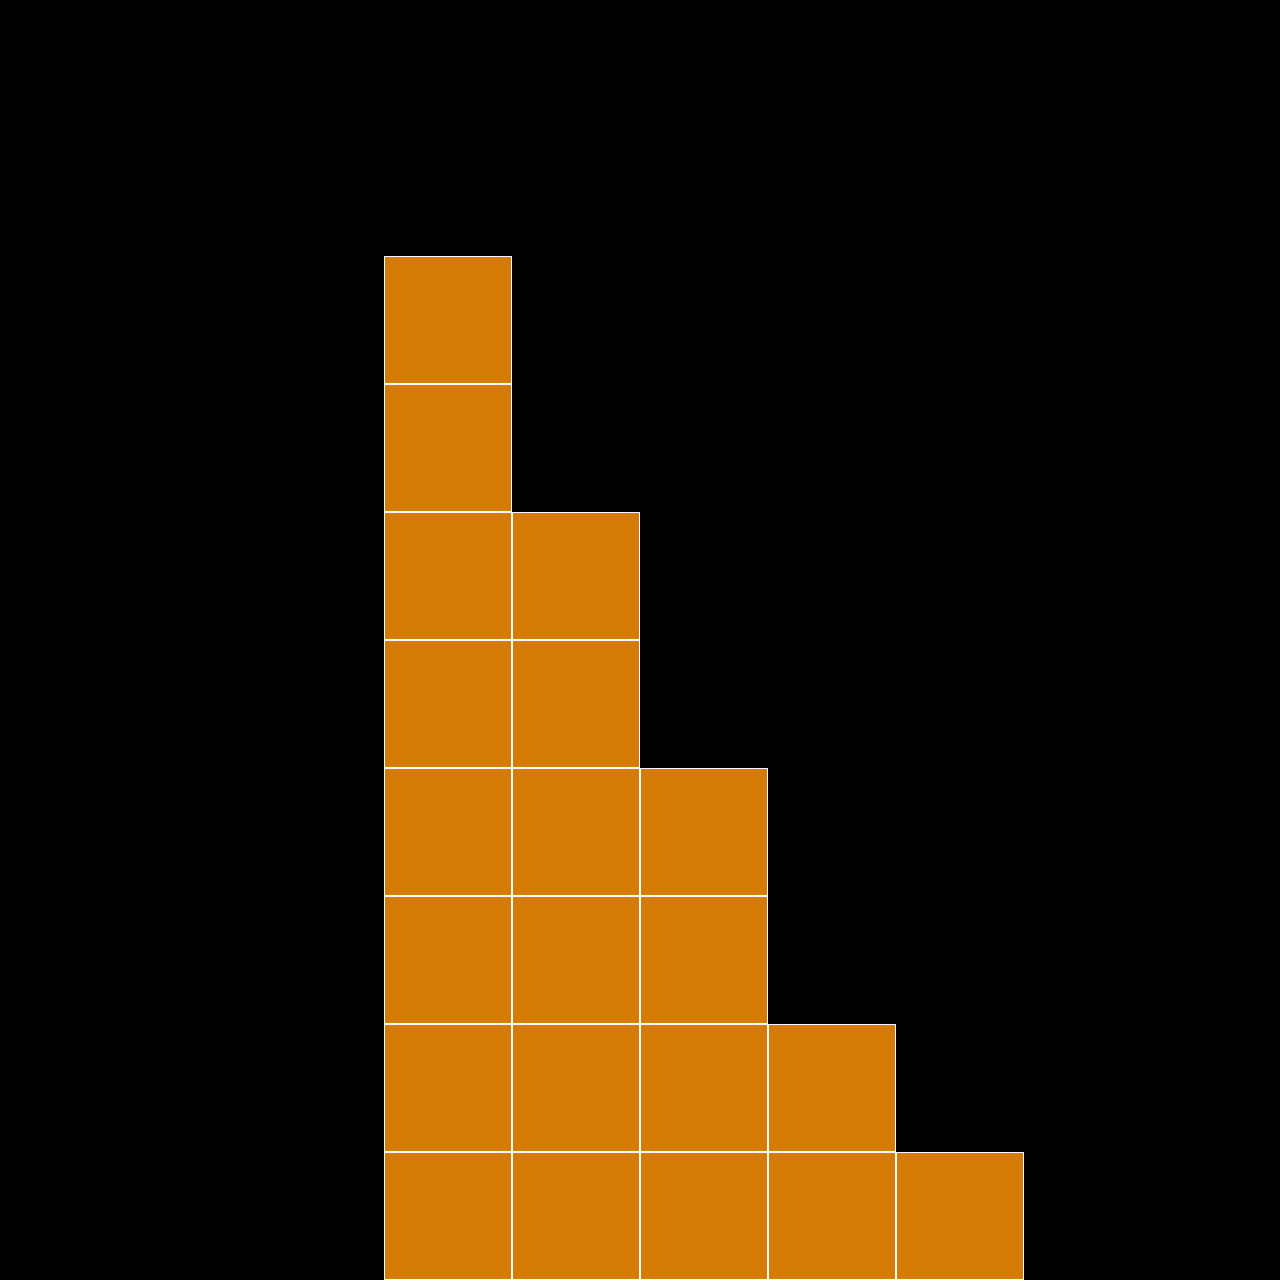

Rendered tile map (Tiled .tmx) drawn with the repository's tilesets; below, a short description and the map source with its tile grids summarised:
An orthogonal 10x10 tile map with 128x128 px tiles, 1 tile layer (Camada de Tiles 1).

<map version="1.0" orientation="orthogonal" renderorder="right-down" width="10" height="10" tilewidth="128" tileheight="128">
 <tileset firstgid="1" name="Orange_Box128x128" tilewidth="128" tileheight="128">
  <image source="../Assets/2D Dev Sprites/Orange/Orange_Box128x128.png" width="128" height="128" />
 </tileset>
 <layer name="Camada de Tiles 1" width="10" height="10">
  <data>[100 cells, 21 non-empty, 1 distinct tile ids]</data>
 </layer>
</map>
